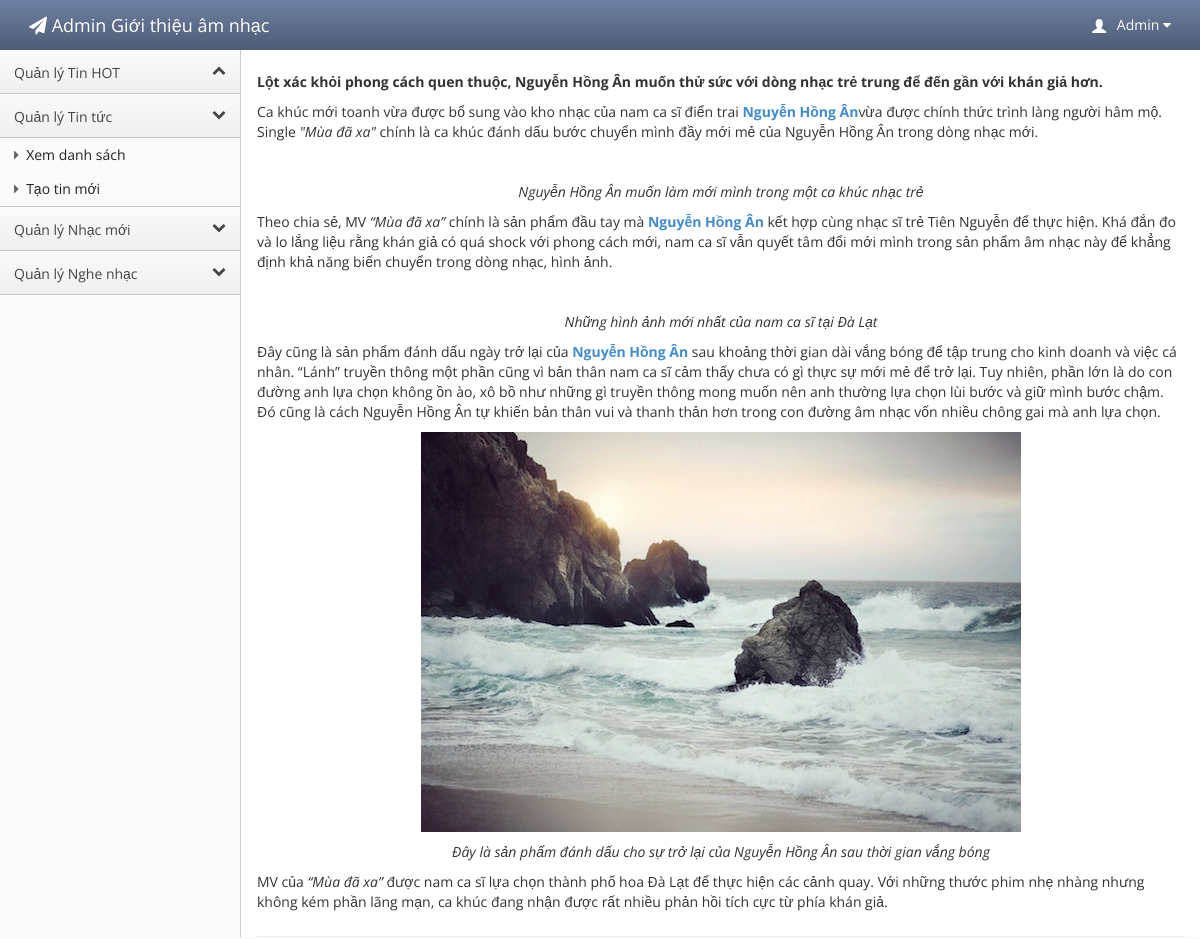
Screenshot of /admin/index.php?controller=tintuc&action=read&id=3 (signed in) with the database file from the repository.
### tables this page shows
CREATE TABLE `tintuc` (
  `ID` int(11) NOT NULL,
  `TieuDe` varchar(100) NOT NULL,
  `NoiDung` longtext NOT NULL,
  `TomTat` longtext NOT NULL,
  `ChuDe` varchar(100) NOT NULL,
  `AnhDaiDien` varchar(100) NOT NULL
);

### admin/controllers/tintuc.php (called while the page is built, shortened)
<?php
class Tintuc{
    public static function read(){
        $id = $_GET['id'];
        $result = ModelTintuc::get_by_id($id);
        while ($row=mysql_fetch_row($result)) {
        $noidung = $row[2];
        }
        require_once 'views/tintuc/tintuc_read.php';
    }
}
?>

### admin/views/routes.php (called while the page is built, shortened)
<?php
require_once 'models/master.php';
switch($controller){
    case 'tintuc':
        $controller = new Tintuc();
        require_once 'models/tintuc.php';
        break;
}
$controller->{ $action }();
?>

### admin/index.php (called while the page is built, shortened)
<?php
require_once 'views/layout.php';
?>

### admin/models/master.php (called while the page is built, shortened)
<?php
class MasterModel{
    public static function get_by_column($table,$column,$value){
        $link = Database::connect();
        $sql="SELECT * FROM $table WHERE $column=$value";
        $result=mysql_query($sql, $link);
        return $result;
    }
}
?>

### admin/models/tintuc.php (called while the page is built, shortened)
<?php
class ModelTintuc extends MasterModel{
    public static function get_by_id($id){
        return parent::get_by_column('tintuc','ID',$id);
    }
}
?>

### admin/views/tintuc/tintuc_read.php (the view)
<div class="content">
  <div class="header">
<?php
echo $noidung
?>
  </div>
</div>

### admin/public/stylesheets/theme.css (style rules this page uses)
body { background: #fafafa; background-position: initial initial; background-repeat: initial initial; margin: 0px; padding: 0px; }
body, h1, h2, h3, h4, h5, h6, p, a, .h1, .h2, .h3, .h4, .h5, .h6 { font-family: 'Open Sans', helvetica, arial, sans-serif; }
.content { position: relative; min-height: 800px; background: #fff; margin-left: 240px; border-left: 1px solid #cccccc; padding: 15px 15px 0px 15px; }
.header { background: #fff; border-bottom: 1px solid #cccccc; border-bottom: 1px solid #eee; border-left: 1px solid #ffffff; padding: .5em 0em 1em 0em; margin: 0px 0em 2em 0em; }

### rows the page displays
tintuc: NoiDung "Lột xác khỏi phong cách quen thuộc, Nguyễn Hồng Ân muốn thử sức với dòng nhạc trẻ trung để đến gần với khán giả hơn. Ca khúc mới toanh vừa được bổ sung vào kho nhạc của nam ca sĩ điển trai Nguyễn Hồng Ân vừa được chính thức trình làng người hâm mộ. Single \"Mùa đã xa\" chính là ca khúc đánh dấu bước chuyển mình đầy mới mẻ của Nguyễn Hồng Ân trong dòng nhạc mới. Nguyễn Hồng Ân muốn làm mới mình trong một ca khúc nhạc trẻ Theo chia sẻ, MV “Mùa đã xa” chính là sản phẩm đầu tay mà Nguyễn Hồng Ân kết hợp cùng nhạc sĩ trẻ Tiên Nguyễn để thực hiện. Khá đắn đo và lo lắng liệu rằng khán giả có quá shock với phong cách mới, nam ca sĩ vẫn quyết tâm đổi mới mình trong sản phẩm âm nhạc này để khẳng định…", NoiDung (picture)
